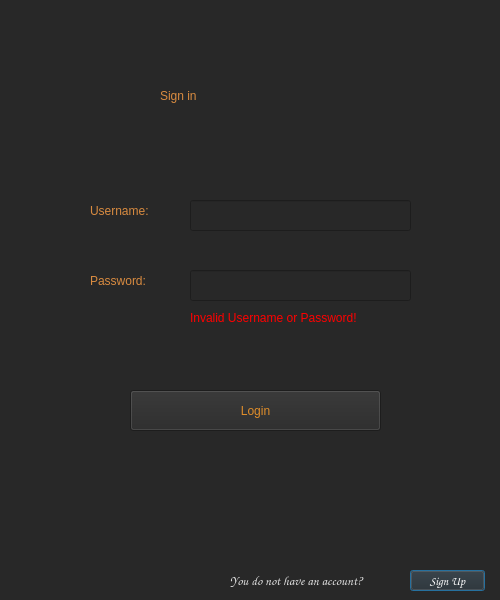
<?xml version="1.0" encoding="UTF-8"?>
<ui version="4.0">
 <class>Dialog</class>
 <widget class="QDialog" name="Dialog">
  <property name="geometry">
   <rect>
    <x>0</x>
    <y>0</y>
    <width>500</width>
    <height>600</height>
   </rect>
  </property>
  <property name="windowTitle">
   <string>Dialog</string>
  </property>
  <property name="styleSheet">
   <string notr="true">background-color: rgb(40,40,40);</string>
  </property>
  <widget class="QLabel" name="label">
   <property name="geometry">
    <rect>
     <x>160</x>
     <y>70</y>
     <width>181</width>
     <height>51</height>
    </rect>
   </property>
   <property name="styleSheet">
    <string notr="true">color: rgb(217, 139, 64);
font: 40pt &quot;Algerian&quot;;</string>
   </property>
   <property name="text">
    <string>Sign in</string>
   </property>
  </widget>
  <widget class="QLabel" name="label_2">
   <property name="geometry">
    <rect>
     <x>90</x>
     <y>190</y>
     <width>91</width>
     <height>41</height>
    </rect>
   </property>
   <property name="styleSheet">
    <string notr="true">color: rgb(217, 139, 64);
font: 700 20pt &quot;Agency FB&quot;;</string>
   </property>
   <property name="text">
    <string>Username:</string>
   </property>
  </widget>
  <widget class="QLabel" name="label_3">
   <property name="geometry">
    <rect>
     <x>90</x>
     <y>260</y>
     <width>91</width>
     <height>41</height>
    </rect>
   </property>
   <property name="styleSheet">
    <string notr="true">color: rgb(217, 139, 64);
font: 700 20pt &quot;Agency FB&quot;;</string>
   </property>
   <property name="text">
    <string>Password:</string>
   </property>
  </widget>
  <widget class="QLineEdit" name="username">
   <property name="geometry">
    <rect>
     <x>190</x>
     <y>200</y>
     <width>221</width>
     <height>31</height>
    </rect>
   </property>
   <property name="styleSheet">
    <string notr="true">color:rgb(255, 255, 255);font-size:15pt;font-family: cursive;</string>
   </property>
   <property name="text">
    <string/>
   </property>
  </widget>
  <widget class="QLineEdit" name="password">
   <property name="geometry">
    <rect>
     <x>190</x>
     <y>270</y>
     <width>221</width>
     <height>31</height>
    </rect>
   </property>
   <property name="styleSheet">
    <string notr="true">color: rgb(255, 255, 255);font-size:15pt;font-family: cursive;</string>
   </property>
   <property name="text">
    <string/>
   </property>
  </widget>
  <widget class="QLabel" name="label_4">
   <property name="geometry">
    <rect>
     <x>230</x>
     <y>570</y>
     <width>171</width>
     <height>21</height>
    </rect>
   </property>
   <property name="styleSheet">
    <string notr="true">color:rgb(225, 225, 225);
font-size:10pt;font-family: cursive;</string>
   </property>
   <property name="text">
    <string>You do not have an account?</string>
   </property>
  </widget>
  <widget class="QPushButton" name="signUpButton">
   <property name="geometry">
    <rect>
     <x>410</x>
     <y>570</y>
     <width>75</width>
     <height>21</height>
    </rect>
   </property>
   <property name="styleSheet">
    <string notr="true">color: rgb(255, 255, 255);
font-family: cursive;</string>
   </property>
   <property name="text">
    <string>Sign Up</string>
   </property>
  </widget>
  <widget class="QPushButton" name="loginButton">
   <property name="geometry">
    <rect>
     <x>130</x>
     <y>390</y>
     <width>251</width>
     <height>41</height>
    </rect>
   </property>
   <property name="styleSheet">
    <string notr="true">color: rgb(223, 141, 42);
font: 22pt &quot;Cooper Black&quot;;</string>
   </property>
   <property name="text">
    <string>Login</string>
   </property>
  </widget>
  <widget class="QLabel" name="error_invalid">
   <property name="enabled">
    <bool>true</bool>
   </property>
   <property name="geometry">
    <rect>
     <x>190</x>
     <y>310</y>
     <width>231</width>
     <height>16</height>
    </rect>
   </property>
   <property name="styleSheet">
    <string notr="true">font: 900 10pt &quot;Arial Black&quot;;
color: rgb(255, 0, 0);</string>
   </property>
   <property name="text">
    <string>Invalid Username or Password!</string>
   </property>
  </widget>
 </widget>
 <resources/>
 <connections/>
</ui>
